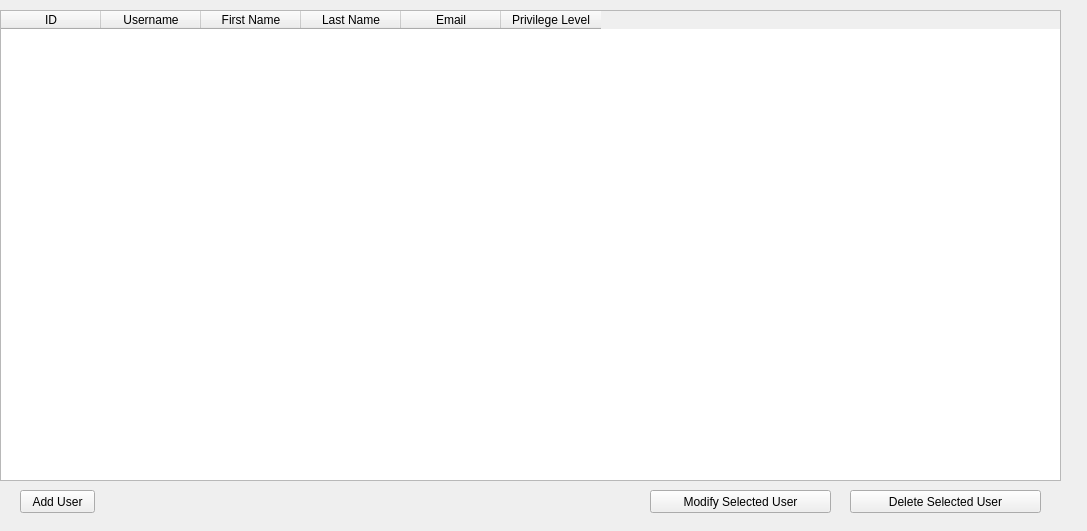
<?xml version="1.0" encoding="UTF-8"?>
<ui version="4.0">
 <class>UserMain</class>
 <widget class="QWidget" name="UserMain">
  <property name="geometry">
   <rect>
    <x>0</x>
    <y>0</y>
    <width>1087</width>
    <height>531</height>
   </rect>
  </property>
  <property name="sizePolicy">
   <sizepolicy hsizetype="Fixed" vsizetype="Fixed">
    <horstretch>0</horstretch>
    <verstretch>0</verstretch>
   </sizepolicy>
  </property>
  <property name="windowTitle">
   <string>UserMain</string>
  </property>
  <widget class="QTableWidget" name="tableWidget">
   <property name="geometry">
    <rect>
     <x>0</x>
     <y>10</y>
     <width>1061</width>
     <height>471</height>
    </rect>
   </property>
   <column>
    <property name="text">
     <string>ID</string>
    </property>
   </column>
   <column>
    <property name="text">
     <string>Username</string>
    </property>
   </column>
   <column>
    <property name="text">
     <string>First Name</string>
    </property>
   </column>
   <column>
    <property name="text">
     <string>Last Name</string>
    </property>
   </column>
   <column>
    <property name="text">
     <string>Email</string>
    </property>
   </column>
   <column>
    <property name="text">
     <string>Privilege Level</string>
    </property>
   </column>
  </widget>
  <widget class="QPushButton" name="AddUserButton">
   <property name="geometry">
    <rect>
     <x>20</x>
     <y>490</y>
     <width>75</width>
     <height>23</height>
    </rect>
   </property>
   <property name="text">
    <string>Add User</string>
   </property>
  </widget>
  <widget class="QPushButton" name="ModifySelectedUserButton">
   <property name="geometry">
    <rect>
     <x>650</x>
     <y>490</y>
     <width>181</width>
     <height>23</height>
    </rect>
   </property>
   <property name="text">
    <string>Modify Selected User</string>
   </property>
  </widget>
  <widget class="QPushButton" name="DeleteSelectedUserButton">
   <property name="geometry">
    <rect>
     <x>850</x>
     <y>490</y>
     <width>191</width>
     <height>23</height>
    </rect>
   </property>
   <property name="text">
    <string>Delete Selected User</string>
   </property>
  </widget>
 </widget>
 <layoutdefault spacing="6" margin="11"/>
 <resources/>
 <connections/>
</ui>
